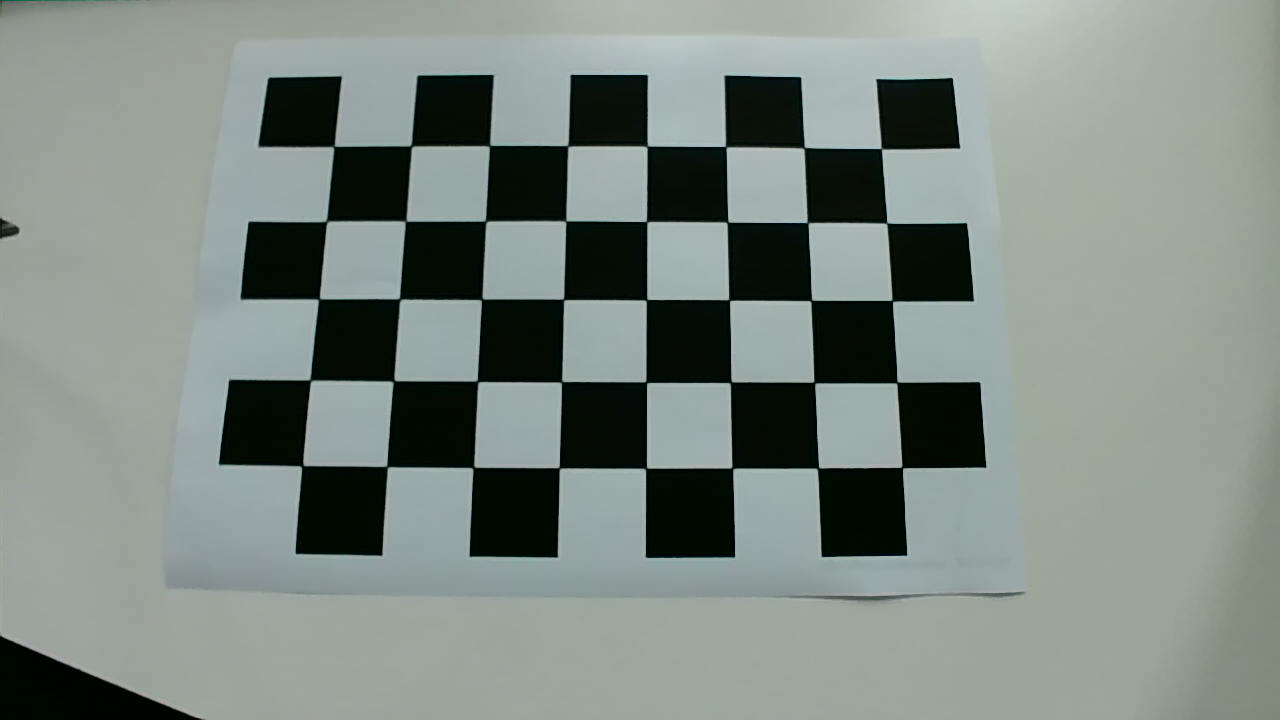
#> input picture calib-right/IMG_0004.jpg, 1280 x 720 px; its folder holds only this picture in this run
$ python cameraCalibration.py
#> lines starting #> are read from the running program, lines starting #| are printed output that depends on the picture; after the words box and inside, x2 and y2 are one past the last pixel; in counts of white or black regions, pixels touching at a corner belong together; long printed decimals are rounded
#!/usr/bin/env python

'''
# https://learnopencv.com/camera-calibration-using-opencv/
# https://blog.csdn.net/qingfengxd1/article/details/108539722
'''
import cv2
import numpy as np
import os
import glob

###########
# Calculate the camera matrics
###########

# Defining the dimensions of checkerboard
CHECKERBOARD = (5, 8) #根据具体棋盘格数指定，6*9的格在这里是（5，8），可能是指黑白交叉点
# 每行棋和每列的内角数（patternSize = cvSize (points_per_row, points_per_colum) = cvSize(columns,rows)）
#CHECKERBOARD = (6, 9)
criteria = (cv2.TERM_CRITERIA_EPS + cv2.TERM_CRITERIA_MAX_ITER, 30, 0.001) #终止条件

# Creating vector to store vectors of 3D points for each checkerboard image
objpoints = [] # 真实世界中的3d点
# Creating vector to store vectors of 2D points for each checkerboard image
imgpoints = [] # 图像中的2d点

# Defining the world coordinates for 3D points
objp = np.zeros((1, CHECKERBOARD[0]*CHECKERBOARD[1], 3), np.float32)
objp[0,:,:2] = np.mgrid[0:CHECKERBOARD[0], 0:CHECKERBOARD[1]].T.reshape(-1, 2)
prev_img_shape = None

'''
上一段也可写作：
# 准备对象点， 如 (0,0,0), (1,0,0), (2,0,0) ....,(6,5,0)
objp = np.zeros((5*8,3), np.float32)
objp[:,:2] = np.mgrid[0:5,0:8].T.reshape(-1,2)
'''

# Extracting path of individual image stored in a given directory
images = glob.glob('./calib-right/*.jpg')
for fname in images:
    img = cv2.imread(fname)
#> img is the input picture: shape (720, 1280, 3); mean B, G, R 130.2, 136.5, 126.1
    gray = cv2.cvtColor(img,cv2.COLOR_BGR2GRAY)
    # Find the chess board corners 寻找棋盘中的点
    # If desired number of corners are found in the image then ret = true
    ret, corners = cv2.findChessboardCorners(gray, CHECKERBOARD, cv2.CALIB_CB_ADAPTIVE_THRESH+
    	cv2.CALIB_CB_FAST_CHECK+cv2.CALIB_CB_NORMALIZE_IMAGE)
#> ret = True; corners = 40 rows, first 8: [880.1, 147.9], [886.1, 224.4], [892, 301], [895.9, 384], [902.8, 470], [802.8, 149.1], [808.6, 223.9], [809.8, 301.9]

    """
    If desired number of corner are detected,
    we refine the pixel coordinates and display
    them on the images of checker board
    """
    if ret == True:
        objpoints.append(objp)
        # refining pixel coordinates for given 2d points.
        corners2 = cv2.cornerSubPix(gray,corners,(11,11),(-1,-1),criteria)
#> corners2 = 40 rows, first 8: [881.3, 148.7], [886.8, 223.1], [892.3, 300.7], [896.9, 382.5], [902.2, 467.5], [804.1, 147.7], [807.6, 222.6], [811.3, 300.5]

        imgpoints.append(corners2)

        # Draw and display the corners
        img = cv2.drawChessboardCorners(img, CHECKERBOARD, corners2,ret)
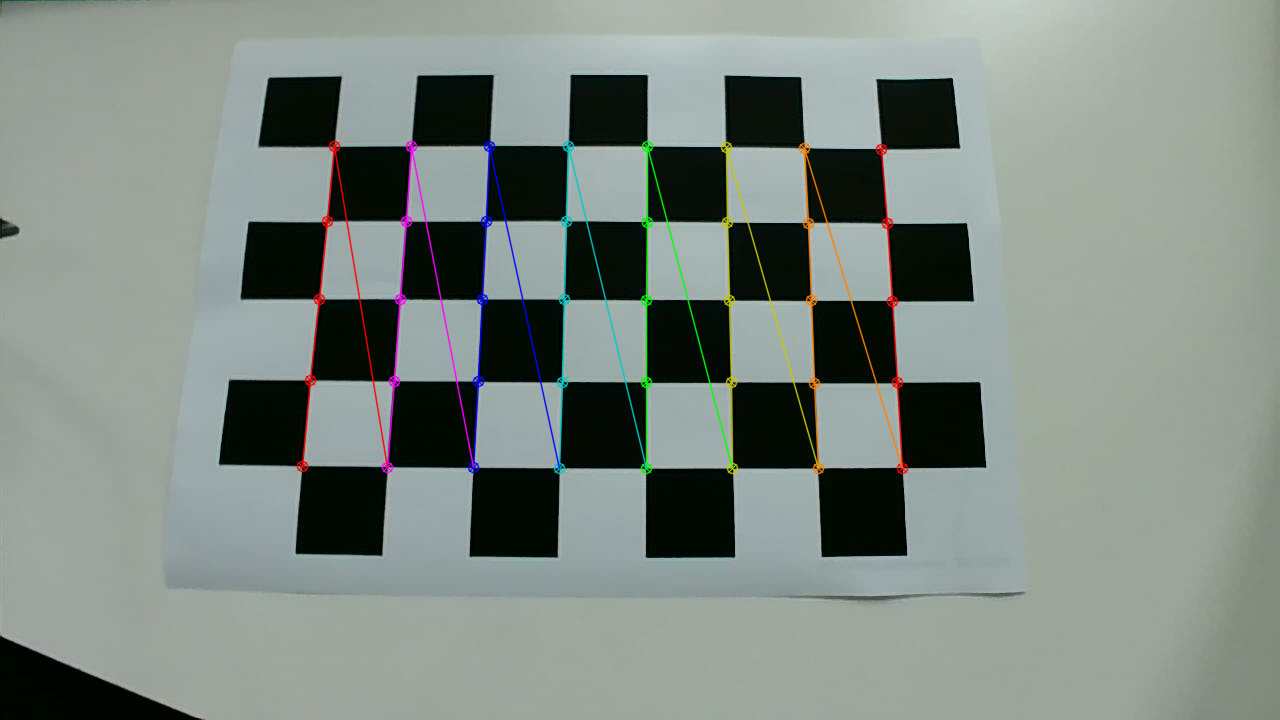
#> img: shape (720, 1280, 3); 1.93% of pixels changed, all inside (x1, y1, x2, y2) = (296, 140, 909, 475)

    cv2.imshow('img',img)
    cv2.waitKey(0)

cv2.destroyAllWindows()

h,w = img.shape[:2]

"""
Performing camera calibration by
passing the value of known 3D points (objpoints)
and corresponding pixel coordinates of the
detected corners (imgpoints)
"""
retval, cameraMatrix, distCoeffs, rvecs, tvecs = cv2.calibrateCamera(objpoints, imgpoints, gray.shape[::-1], None,None)
#> retval = 0.307; cameraMatrix = [[2337.9, 0, 625.4], [0, 3089.2, 409.1], [0, 0, 1]]; distCoeffs = [[-0.561, 0.0498, -0.0169, -0.0104, -70.24]]; rvecs = ([-0.546, 0.565, 1.51],); tvecs = ([3.28, -2.51, 29.56],)

print("Camera matrix : \n")
print(cameraMatrix)
#| [[2.33792831e+03 0.00000000e+00 6.25420709e+02]
#|  [0.00000000e+00 3.08924042e+03 4.09125727e+02]
#|  [0.00000000e+00 0.00000000e+00 1.00000000e+00]]
print("dist Coefficient: \n")
print(distCoeffs)
#| [[-5.60828889e-01  4.98181888e-02 -1.68713585e-02 -1.03916364e-02
#|   -7.02386467e+01]]
# 透镜失真系数
print("rvecs : \n")
print(rvecs)
#| (array([[-0.5464],
#|        [ 0.5646],
#|        [ 1.506]]),)
# rvecs：3×1 Rotationl旋转向量。矢量的方向指定了旋转轴，矢量的大小指定了旋转角度。
print("tvecs : \n")
print(tvecs)
#| (array([[ 3.278],
#|        [-2.510],
#|        [29.562]]),)
# tvecs：3×1 translation平移向量。


###########
# Save Camera Matrics to file
###########

def matrix2txt(filename, matrix_name, matrix):
#> called with filename = 'cali.txt', matrix_name = 'cameraMatrix', matrix = array of shape (3, 3)
    with open(filename, 'a') as f:
        f.write(matrix_name + ' : ')
        for row in matrix:
            for element in row:
                f.write(str(element) + ' ')
#> this loop made 3 passes
        f.write('\n')
    f.close()

filename = 'cali.txt'

matrix2txt(filename, 'cameraMatrix', cameraMatrix)
matrix2txt(filename, 'distCoeffs', distCoeffs)
#> the loop in matrix2txt (call 2), `for row in matrix:` made 1 pass

'''with open(filename, 'a') as f:
    f.write('rvecs : ' + str(rvecs) + '\n')
    f.write('tvecs : ' + str(tvecs) + '\n')
f.close()'''


###########
# Using the derived camera parameters to undistort the image
###########

# [15 lines left out: function undstImg, not called in this run]

'''for i in range(15):
    undstImg(i)'''

$ run again, on calib-right/IMG_0008.jpg
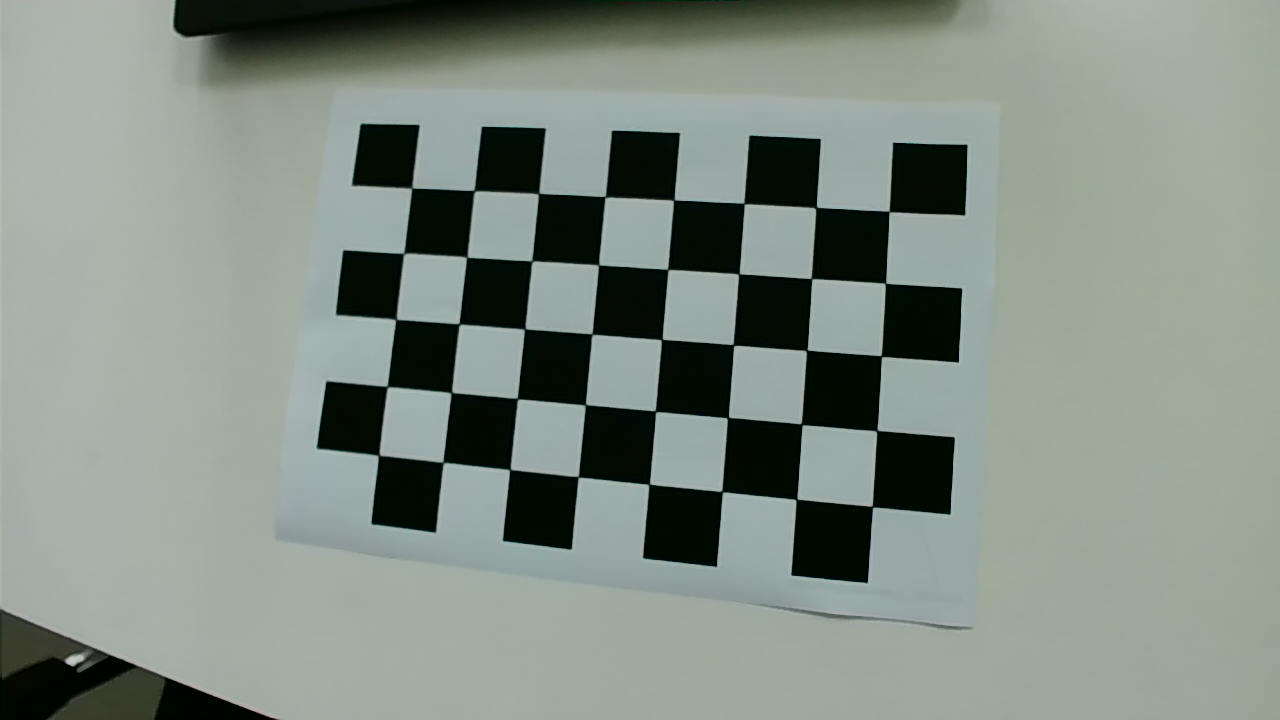
#> input picture calib-right/IMG_0008.jpg, 1280 x 720 px
#> img is the input picture: shape (720, 1280, 3); mean B, G, R 131.9, 140.8, 130.5
#> ret = True; corners = 40 rows, first 8: [889.3, 211.6], [885.3, 283.3], [881.3, 356.2], [876.6, 430.8], [872.3, 506.7], [815.9, 207.9], [811.5, 278.6], [806.5, 350.6]
#> corners2 = 40 rows, first 8: [889, 211.5], [885.5, 283.3], [881.4, 356.1], [876.7, 430.6], [872.4, 506.6], [816, 207.5], [811.5, 278.5], [806.8, 350.3]
#> `img = cv2.drawChessboardCorners(img, CHECKERBOARD, corners2,ret)`:
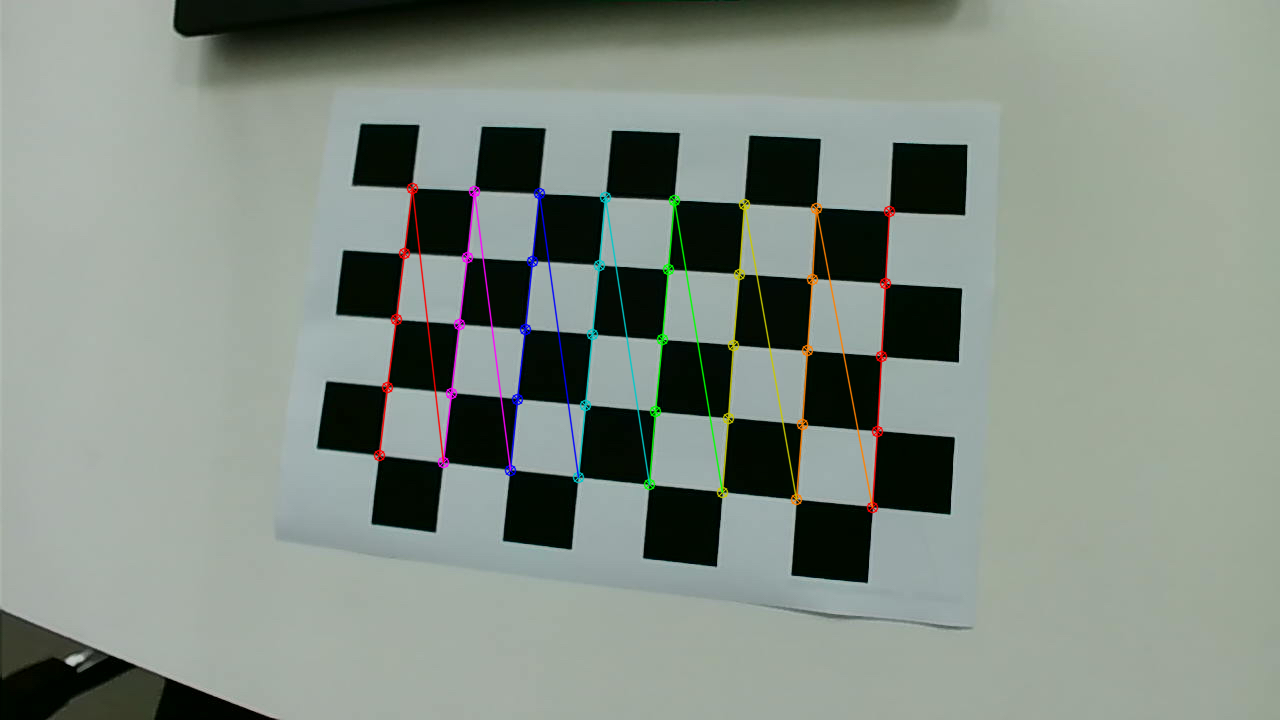
#> img: shape (720, 1280, 3); 1.75% of pixels changed, all inside (x1, y1, x2, y2) = (373, 182, 896, 514)
#> retval = 0.257; cameraMatrix = [[686.8, 0, 656.6], [0, 689.3, 335.5], [0, 0, 1]]; distCoeffs = [[0.0431, -1.12, 0.000395, -0.00139, 3.94]]; rvecs = ([0.0261, 0.181, 1.65],); tvecs = ([3.21, -1.71, 9.42],)
#| [[686.835   0.         656.605]
#|  [  0.         689.265 335.540]
#|  [  0.           0.           1.        ]]
#| [[ 4.30701253e-02 -1.12354226e+00  3.94862409e-04 -1.38511034e-03
#|    3.93554331e+00]]
#| (array([[0.02612],
#|        [0.1807],
#|        [1.648]]),)
#| (array([[ 3.211],
#|        [-1.706],
#|        [ 9.419]]),)
#> the loop in matrix2txt, `for row in matrix:` made 3 passes
#> the loop in matrix2txt (call 2), `for row in matrix:` made 1 pass

$ run again, on calib-right/IMG_0009.jpg
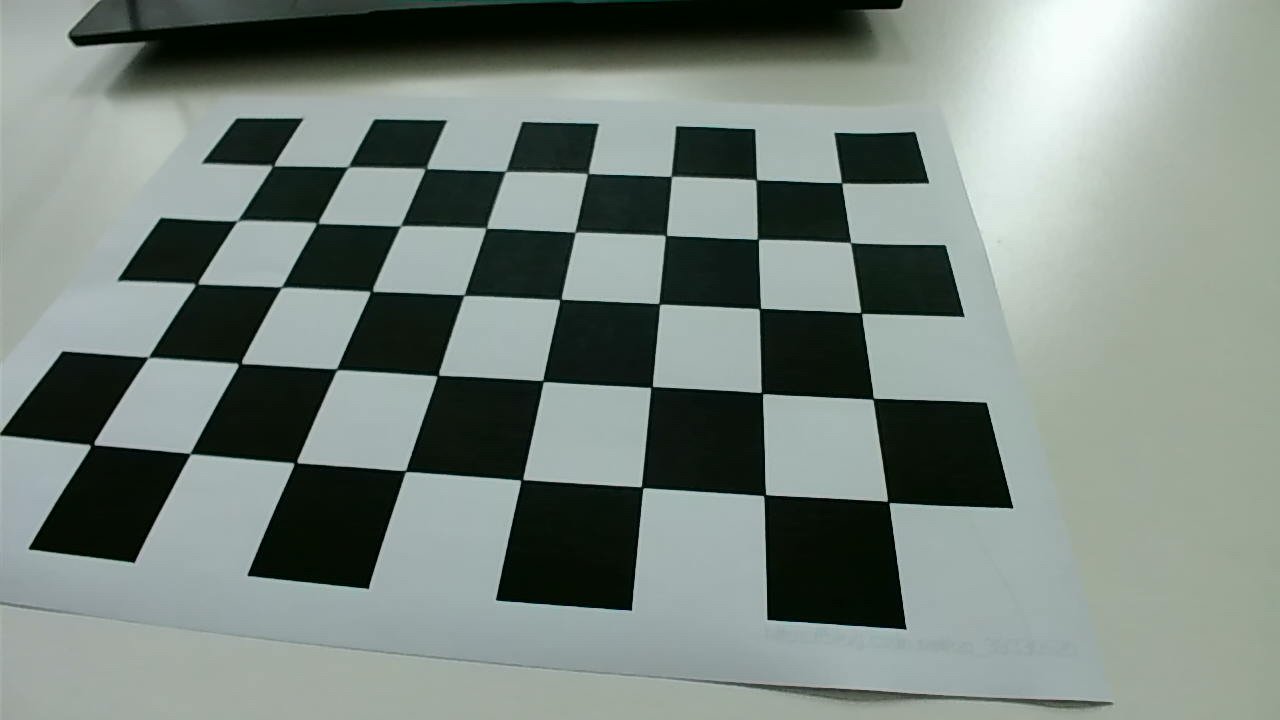
#> input picture calib-right/IMG_0009.jpg, 1280 x 720 px
#> img is the input picture: shape (720, 1280, 3); mean B, G, R 126.3, 132.7, 121.2
#> ret = True; corners = 40 rows, first 8: [840.5, 181.7], [849.4, 243.7], [861, 313], [873.5, 399], [886.8, 500.3], [754.3, 180.6], [757.5, 238.9], [758.6, 310]
#> corners2 = 40 rows, first 8: [841.6, 182.8], [850.6, 242.5], [861.3, 312.9], [873.1, 398.7], [888.2, 501.8], [756.2, 179.7], [757.9, 239.3], [759.9, 308.5]
#> `img = cv2.drawChessboardCorners(img, CHECKERBOARD, corners2,ret)`:
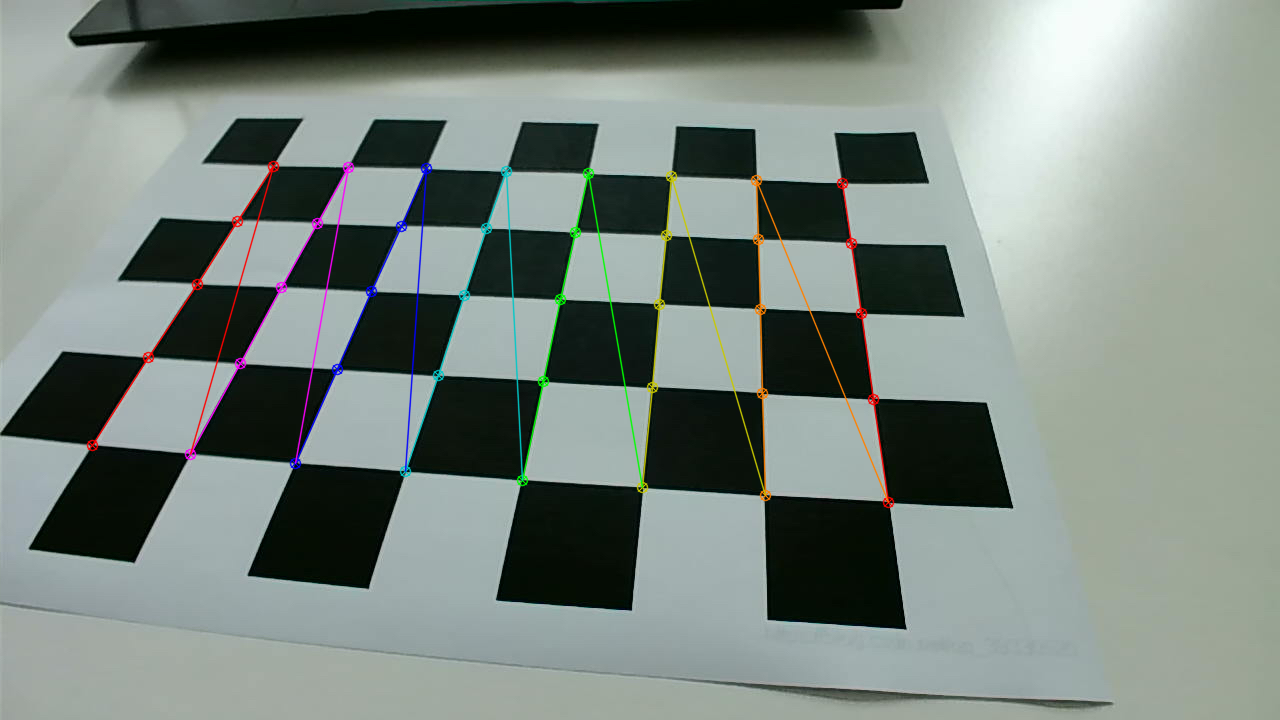
#> img: shape (720, 1280, 3); 1.85% of pixels changed, all inside (x1, y1, x2, y2) = (86, 160, 895, 509)
#> retval = 0.503; cameraMatrix = [[590.2, 0, 650.4], [0, 584.1, 388.9], [0, 0, 1]]; distCoeffs = [[-0.0382, -0.0267, -0.00694, -0.00354, 0.0191]]; rvecs = ([-0.415, 0.49, 1.59],); tvecs = ([2.24, -2.43, 6.85],)
#| [[590.212   0.         650.438  ]
#|  [  0.         584.096 388.944]
#|  [  0.           0.           1.        ]]
#| [[-0.03816 -0.02668 -0.00694 -0.003544  0.01906]]
#| (array([[-0.4148],
#|        [ 0.4897],
#|        [ 1.594]]),)
#| (array([[ 2.243],
#|        [-2.426],
#|        [ 6.855]]),)
#> the loop in matrix2txt, `for row in matrix:` made 3 passes
#> the loop in matrix2txt (call 2), `for row in matrix:` made 1 pass

$ run again, on calib-right/IMG_0010.jpg
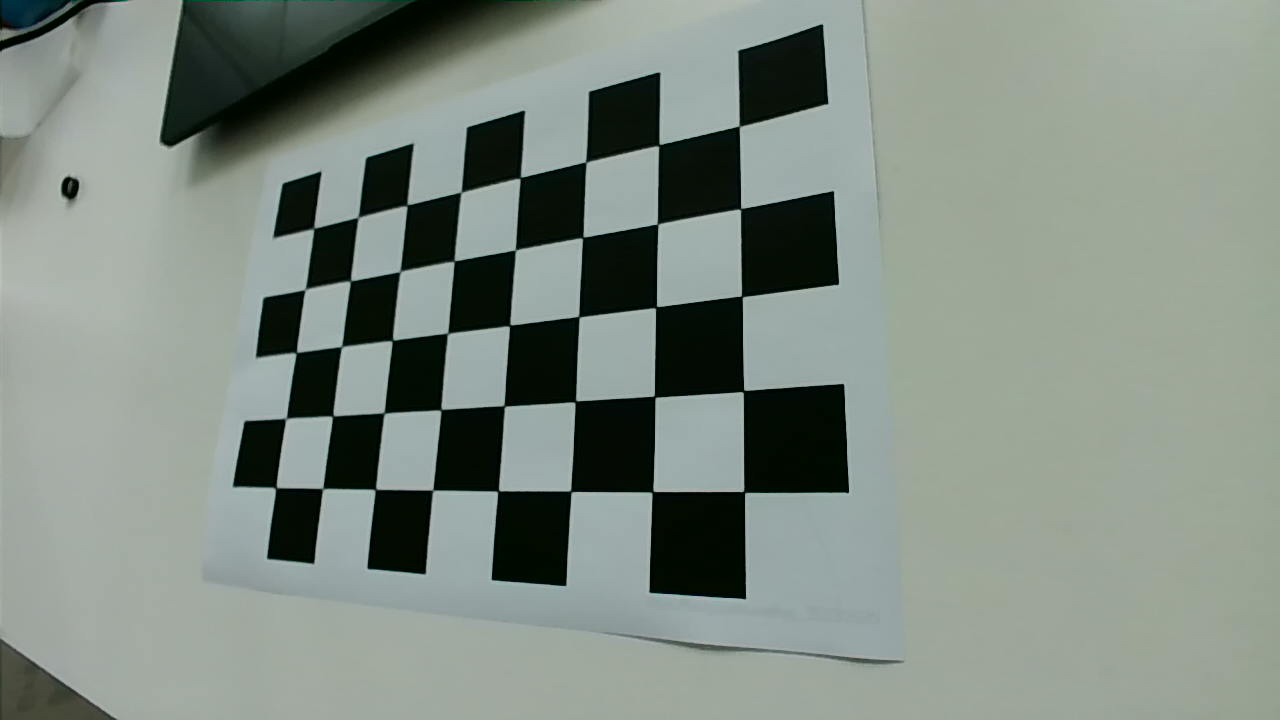
#> input picture calib-right/IMG_0010.jpg, 1280 x 720 px
#> img is the input picture: shape (720, 1280, 3); mean B, G, R 130.6, 139.2, 128.6
#> ret = True; corners = 40 rows, first 8: [739.4, 126.1], [740.2, 209.1], [741.9, 296.5], [742.9, 391.5], [744.3, 492.1], [658.5, 145.4], [657.4, 224.4], [656.1, 307.1]
#> corners2 = 40 rows, first 8: [739.2, 126.2], [740.6, 208.7], [741.8, 296.4], [743.5, 391], [744.2, 491.9], [658.9, 145], [657.5, 223.8], [656, 307.2]
#> `img = cv2.drawChessboardCorners(img, CHECKERBOARD, corners2,ret)`:
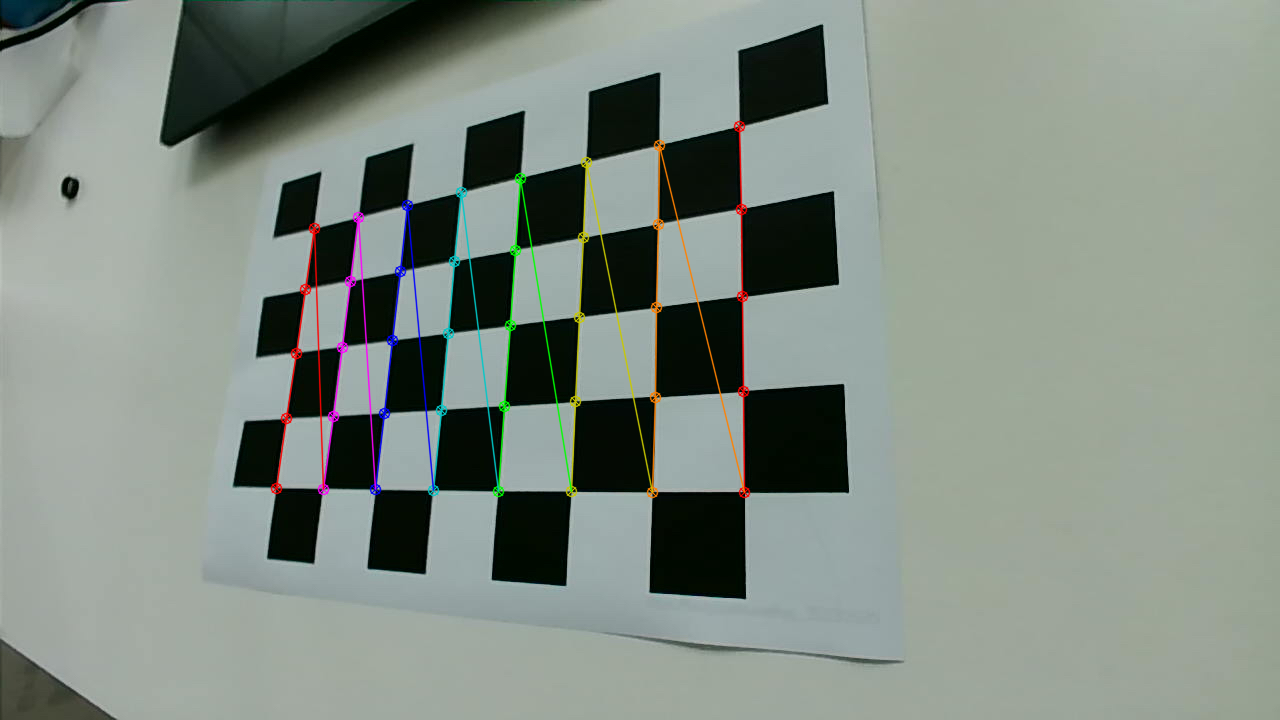
#> img: shape (720, 1280, 3); 1.84% of pixels changed, all inside (x1, y1, x2, y2) = (270, 120, 751, 499)
#> retval = 0.359; cameraMatrix = [[607.9, 0, 724.1], [0, 588.5, 345.8], [0, 0, 1]]; distCoeffs = [[0.0213, -0.169, -0.00084, -0.00922, 0.156]]; rvecs = ([0.156, 0.478, 1.49],); tvecs = ([0.172, -2.47, 6.62],)
#| [[607.879   0.         724.085]
#|  [  0.         588.457 345.832]
#|  [  0.           0.           1.        ]]
#| [[ 0.02127 -0.169 -0.0008404 -0.009223  0.1563]]
#| (array([[0.1559],
#|        [0.4784],
#|        [1.492 ]]),)
#| (array([[ 0.1717],
#|        [-2.473],
#|        [ 6.621]]),)
#> the loop in matrix2txt, `for row in matrix:` made 3 passes
#> the loop in matrix2txt (call 2), `for row in matrix:` made 1 pass
